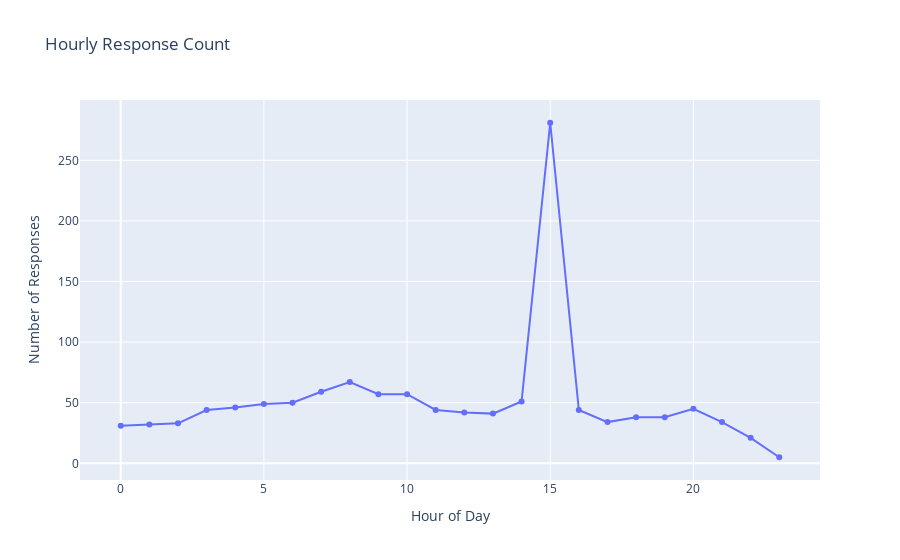

This figure's notebook cell:
### Markdown cell above
#### **Analysis by Time of Day**

The line chart below illustrates hourly response counts. This segmentation by `hour` provides insight into peak engagement times.

### Code cell
hourly_summary = (
    data[data['responded']]
    .groupby('hour')['responded']
    .count()
    .reset_index()
    .rename(columns={'responded': 'response_count'})
)

fig_hour = px.line(
    hourly_summary, 
    x='hour', 
    y='response_count',
    title='Hourly Response Count',
    labels={'hour': 'Hour of Day', 'response_count': 'Number of Responses'},
    markers=True
)
fig_hour.show()

### Figure 1 — Plotly figure (JSON) as saved in the notebook; plotly's stock layout.template omitted (floating-point values rounded to 4 significant figures)
{"data": [{"hovertemplate": "Hour of Day=%{x}<br>Number of Responses=%{y}<extra></extra>", "legendgroup": "", "line": {"color": "#636efa", "dash": "solid"}, "marker": {"symbol": "circle"}, "mode": "lines+markers", "name": "", "orientation": "v", "showlegend": false, "type": "scatter", "x": [0, 1, 2, 3, 4, 5, 6, 7, 8, 9, 10, 11, 12, 13, 14, 15, 16, 17, 18, 19, 20, 21, 22, 23], "xaxis": "x", "y": [31, 32, 33, 44, 46, 49, 50, 59, 67, 57, 57, 44, 42, 41, 51, 281, 44, 34, 38, 38, 45, 34, 21, 5], "yaxis": "y"}], "layout": {"legend": {"tracegroupgap": 0}, "title": {"text": "Hourly Response Count"}, "xaxis": {"anchor": "y", "domain": [0, 1], "title": {"text": "Hour of Day"}}, "yaxis": {"anchor": "x", "domain": [0, 1], "title": {"text": "Number of Responses"}}}}
